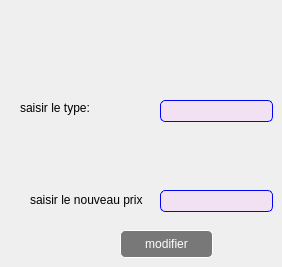
      <widget class="QWidget" name="tab_15">
       <attribute name="title">
        <string>modifier</string>
       </attribute>
       <widget class="QLabel" name="label_21">
        <property name="geometry">
         <rect>
          <x>20</x>
          <y>100</y>
          <width>81</width>
          <height>16</height>
         </rect>
        </property>
        <property name="text">
         <string>saisir le type:</string>
        </property>
       </widget>
       <widget class="QLabel" name="label_22">
        <property name="geometry">
         <rect>
          <x>30</x>
          <y>190</y>
          <width>131</width>
          <height>20</height>
         </rect>
        </property>
        <property name="text">
         <string>saisir le nouveau prix</string>
        </property>
       </widget>
       <widget class="QPushButton" name="modifier">
        <property name="geometry">
         <rect>
          <x>120</x>
          <y>230</y>
          <width>93</width>
          <height>28</height>
         </rect>
        </property>
        <property name="toolTip">
         <string>&lt;html&gt;&lt;head/&gt;&lt;body&gt;&lt;p&gt;modifier&lt;/p&gt;&lt;/body&gt;&lt;/html&gt;</string>
        </property>
        <property name="accessibleName">
         <string/>
        </property>
        <property name="styleSheet">
         <string notr="true">QPushButton{

background-color:rgba(0,0,0,50%);

color:white;

border:1 solid white;

border-radius: 5px;

}</string>
        </property>
        <property name="text">
         <string>modifier</string>
        </property>
        <property name="checkable">
         <bool>false</bool>
        </property>
        <property name="autoExclusive">
         <bool>false</bool>
        </property>
        <property name="autoDefault">
         <bool>false</bool>
        </property>
       </widget>
       <widget class="QLineEdit" name="lineEdit_19">
        <property name="geometry">
         <rect>
          <x>160</x>
          <y>100</y>
          <width>113</width>
          <height>22</height>
         </rect>
        </property>
        <property name="styleSheet">
         <string notr="true">QLineEdit{
background-color:rgba(255,170,255,20%);
border:1 solid blue;
border-radius:5px;
color:black;
}</string>
        </property>
       </widget>
       <widget class="QLineEdit" name="lineEdit_20">
        <property name="geometry">
         <rect>
          <x>160</x>
          <y>190</y>
          <width>113</width>
          <height>22</height>
         </rect>
        </property>
        <property name="styleSheet">
         <string notr="true">QLineEdit{
background-color:rgba(255,170,255,20%);
border:1 solid blue;
border-radius:5px;
color:black;
}</string>
        </property>
       </widget>
      </widget>
